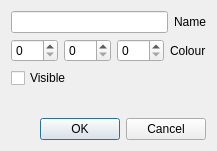
<?xml version="1.0" encoding="UTF-8"?>
<ui version="4.0">
 <class>OptionDialog</class>
 <widget class="QDialog" name="OptionDialog">
  <property name="geometry">
   <rect>
    <x>0</x>
    <y>0</y>
    <width>197</width>
    <height>151</height>
   </rect>
  </property>
  <property name="windowTitle">
   <string>Edit properties</string>
  </property>
  <layout class="QVBoxLayout" name="verticalLayout">
   <item>
    <layout class="QHBoxLayout" name="horizontalLayout_3">
     <item>
      <widget class="QLineEdit" name="optionDia_name"/>
     </item>
     <item>
      <widget class="QLabel" name="label_2">
       <property name="text">
        <string>Name</string>
       </property>
      </widget>
     </item>
    </layout>
   </item>
   <item>
    <layout class="QHBoxLayout" name="horizontalLayout">
     <item>
      <widget class="QSpinBox" name="optionDia_colourR">
       <property name="maximum">
        <number>255</number>
       </property>
      </widget>
     </item>
     <item>
      <widget class="QSpinBox" name="optionDia_colourG">
       <property name="maximum">
        <number>255</number>
       </property>
      </widget>
     </item>
     <item>
      <widget class="QSpinBox" name="optionDia_colourB">
       <property name="maximum">
        <number>255</number>
       </property>
      </widget>
     </item>
     <item>
      <widget class="QLabel" name="label">
       <property name="text">
        <string>Colour</string>
       </property>
      </widget>
     </item>
     <item>
      <spacer name="horizontalSpacer">
       <property name="orientation">
        <enum>Qt::Horizontal</enum>
       </property>
       <property name="sizeHint" stdset="0">
        <size>
         <width>40</width>
         <height>20</height>
        </size>
       </property>
      </spacer>
     </item>
    </layout>
   </item>
   <item>
    <layout class="QHBoxLayout" name="horizontalLayout_2">
     <item>
      <widget class="QCheckBox" name="optionDia_visible">
       <property name="text">
        <string>Visible</string>
       </property>
      </widget>
     </item>
     <item>
      <spacer name="horizontalSpacer_2">
       <property name="orientation">
        <enum>Qt::Horizontal</enum>
       </property>
       <property name="sizeHint" stdset="0">
        <size>
         <width>40</width>
         <height>20</height>
        </size>
       </property>
      </spacer>
     </item>
    </layout>
   </item>
   <item>
    <spacer name="verticalSpacer">
     <property name="orientation">
      <enum>Qt::Vertical</enum>
     </property>
     <property name="sizeHint" stdset="0">
      <size>
       <width>20</width>
       <height>0</height>
      </size>
     </property>
    </spacer>
   </item>
   <item>
    <widget class="QDialogButtonBox" name="buttonBox">
     <property name="orientation">
      <enum>Qt::Horizontal</enum>
     </property>
     <property name="standardButtons">
      <set>QDialogButtonBox::Cancel|QDialogButtonBox::Ok</set>
     </property>
    </widget>
   </item>
  </layout>
 </widget>
 <resources/>
 <connections>
  <connection>
   <sender>buttonBox</sender>
   <signal>accepted()</signal>
   <receiver>OptionDialog</receiver>
   <slot>accept()</slot>
   <hints>
    <hint type="sourcelabel">
     <x>248</x>
     <y>254</y>
    </hint>
    <hint type="destinationlabel">
     <x>157</x>
     <y>274</y>
    </hint>
   </hints>
  </connection>
  <connection>
   <sender>buttonBox</sender>
   <signal>rejected()</signal>
   <receiver>OptionDialog</receiver>
   <slot>reject()</slot>
   <hints>
    <hint type="sourcelabel">
     <x>316</x>
     <y>260</y>
    </hint>
    <hint type="destinationlabel">
     <x>286</x>
     <y>274</y>
    </hint>
   </hints>
  </connection>
 </connections>
</ui>
